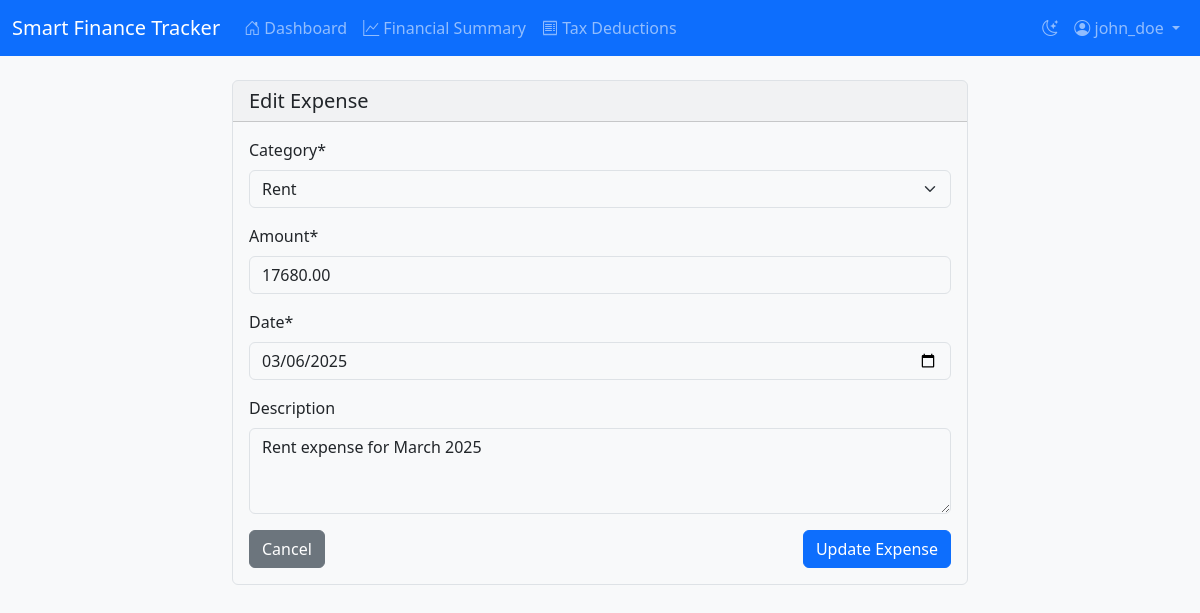
Page /expense/1/edit/ (signed in) on the committed database.
### tracker/models.py (models this page shows, shortened)
class Expense(models.Model):
    user = models.ForeignKey(User, on_delete=models.CASCADE)
    category = models.ForeignKey(Category, on_delete=models.CASCADE)
    amount = models.DecimalField(max_digits=12, decimal_places=2)
    date = models.DateField()
    description = models.TextField(blank=True)

### tracker/views.py (the view)
# urls.py: path('expense/<int:expense_id>/edit/', views.edit_expense, name='edit_expense'),
@login_required
def edit_expense(request, expense_id):
    expense = get_object_or_404(Expense, id=expense_id, user=request.user)
    if request.method == 'POST':
        form = ExpenseForm(request.POST, instance=expense)
        if form.is_valid():
            form.save()
            messages.success(request, 'Expense updated successfully.')
            return redirect('tracker:dashboard')
    else:
        form = ExpenseForm(instance=expense)
    return render(request, 'tracker/edit_expense.html', {'form': form, 'expense': expense})

### tracker/forms.py
class ExpenseForm(forms.ModelForm):
    class Meta:
        model = Expense
        fields = ['category', 'amount', 'date', 'description']
        widgets = {
            'date': forms.DateInput(attrs={'type': 'date'}),
            'description': forms.Textarea(attrs={'rows': 3}),
        }
    def __init__(self, *args, **kwargs):
        user = kwargs.pop('user', None)
        super().__init__(*args, **kwargs)
        if user:
            self.fields['category'].queryset = Category.objects.filter(user=user)

### tracker/models.py (called while the page is built)
    def __str__(self):
        return self.name

### tracker/templates/tracker/edit_expense.html (shortened to what this page needs)
{% extends "tracker/base.html" %}
{% load crispy_forms_tags %}
{% block content %}
<div class="row justify-content-center">
    <div class="col-md-8">
        <div class="card">
            <div class="card-header">
                <h5 class="card-title mb-0">Edit Expense</h5>
            </div>
            <div class="card-body">
                <form method="post">
                    {{ form|crispy }}
                    <div class="d-flex justify-content-between">
                        <a href="{% url 'tracker:dashboard' %}" class="btn btn-secondary">Cancel</a>
                        <button type="submit" class="btn btn-primary">Update Expense</button>
                    </div>
                </form>
            </div>
        </div>
    </div>
</div>
{% endblock %}

### tracker/templates/tracker/base.html (shortened to what this page needs)
<!DOCTYPE html>
<html lang="en" data-bs-theme="light">
<head>
    <link href="https://cdn.jsdelivr.net/npm/bootstrap@5.3.2/dist/css/bootstrap.min.css" rel="stylesheet">
    <link href="https://cdn.jsdelivr.net/npm/bootstrap-icons@1.11.1/font/bootstrap-icons.css" rel="stylesheet">
</head>
<body>
    {% if user.is_authenticated %}
    <nav class="navbar navbar-expand-lg navbar-dark bg-primary">
        <div class="container-fluid">
            <a class="navbar-brand" href="{% url 'tracker:dashboard' %}">Smart Finance Tracker</a>
            <div class="collapse navbar-collapse" id="navbarNav">
                <ul class="navbar-nav me-auto">
                    <li class="nav-item">
                        <a class="nav-link {% if request.resolver_match.url_name == 'dashboard' %}active{% endif %}"
                           href="{% url 'tracker:dashboard' %}">
                            <i class="bi bi-house-door"></i> Dashboard
                        </a>
                    </li>
                    <li class="nav-item">
                        <a class="nav-link {% if request.resolver_match.url_name == 'financial_summary' %}active{% endif %}"
                           href="{% url 'tracker:financial_summary' %}">
                            <i class="bi bi-graph-up"></i> Financial Summary
                        </a>
                    </li>
                    <li class="nav-item">
                        <a class="nav-link {% if request.resolver_match.url_name == 'tax_deductions' %}active{% endif %}"
                           href="{% url 'tracker:tax_deductions' %}">
                            <i class="bi bi-receipt"></i> Tax Deductions
                        </a>
                    </li>
                </ul>
                <ul class="navbar-nav">
                    <li class="nav-item">
                        <button class="nav-link" id="theme-toggle">
                            <i class="bi bi-moon-stars"></i>
                        </button>
                    </li>
                    <li class="nav-item dropdown">
                        <a class="nav-link dropdown-toggle" href="#" id="navbarDropdown" role="button"
                           data-bs-toggle="dropdown">
                            <i class="bi bi-person-circle"></i> {{ user.username }}
                        </a>
                    </li>
                </ul>
            </div>
        </div>
    </nav>
    {% endif %}
    <div class="container mt-4">
        {% block content %}
        {% endblock %}
    </div>
</body>
</html>

### tracker/templates/tracker/base.html (style rules this page uses)
:root[data-bs-theme="light"] { --bs-body-bg: #f8f9fa; --bs-body-color: #212529; --bs-heading-color: #212529; --bs-primary: #0d6efd; --bs-secondary: #6c757d; --bs-card-bg: #ffffff; --bs-border-color: #dee2e6; }
h1, h2, h3, h4, h5, h6 { color: var(--bs-heading-color); }
.card { background-color: var(--bs-card-bg); border-color: var(--bs-border-color); }

### rows in the picture
Expense: category "Rent", amount "17680.00", date "03/06/2025", description "Rent expense for March 2025"

### other values in the picture
{{ user.username }} "john_doe"
